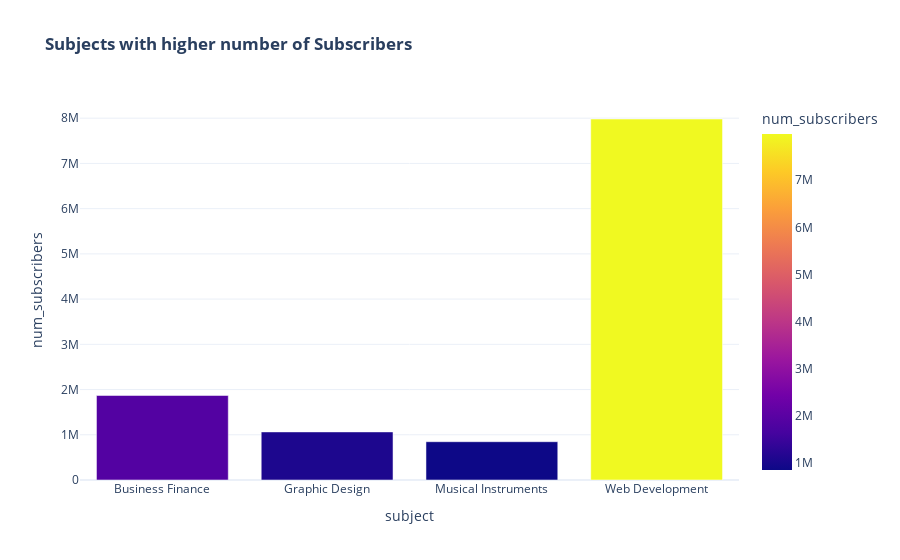

Notebook source saved alongside this figure:
### Code cell
fig = px.bar(all_subjects, x=all_subjects.index, y='num_subscribers',color ='num_subscribers',
             title='<b>Subjects with higher number of Subscribers</b>',template='plotly_white')
fig.show()

### Figure 1 — Plotly figure (JSON) as saved in the notebook; plotly's stock layout.template omitted (floating-point values rounded to 4 significant figures)
{"data": [{"alignmentgroup": "True", "hovertemplate": "subject=%{x}<br>num_subscribers=%{marker.color}<extra></extra>", "legendgroup": "", "marker": {"color": [1868711, 1063148, 846689, 7981935], "coloraxis": "coloraxis", "pattern": {"shape": ""}}, "name": "", "offsetgroup": "", "orientation": "v", "showlegend": false, "textposition": "auto", "type": "bar", "x": ["Business Finance", "Graphic Design", "Musical Instruments", "Web Development"], "xaxis": "x", "y": [1868711, 1063148, 846689, 7981935], "yaxis": "y"}], "layout": {"barmode": "relative", "coloraxis": {"colorbar": {"title": {"text": "num_subscribers"}}, "colorscale": [[0, "#0d0887"], [0.1111, "#46039f"], [0.2222, "#7201a8"], [0.3333, "#9c179e"], [0.4444, "#bd3786"], [0.5556, "#d8576b"], [0.6667, "#ed7953"], [0.7778, "#fb9f3a"], [0.8889, "#fdca26"], [1, "#f0f921"]]}, "legend": {"tracegroupgap": 0}, "title": {"text": "<b>Subjects with higher number of Subscribers</b>"}, "xaxis": {"anchor": "y", "domain": [0, 1], "title": {"text": "subject"}}, "yaxis": {"anchor": "x", "domain": [0, 1], "title": {"text": "num_subscribers"}}}}
